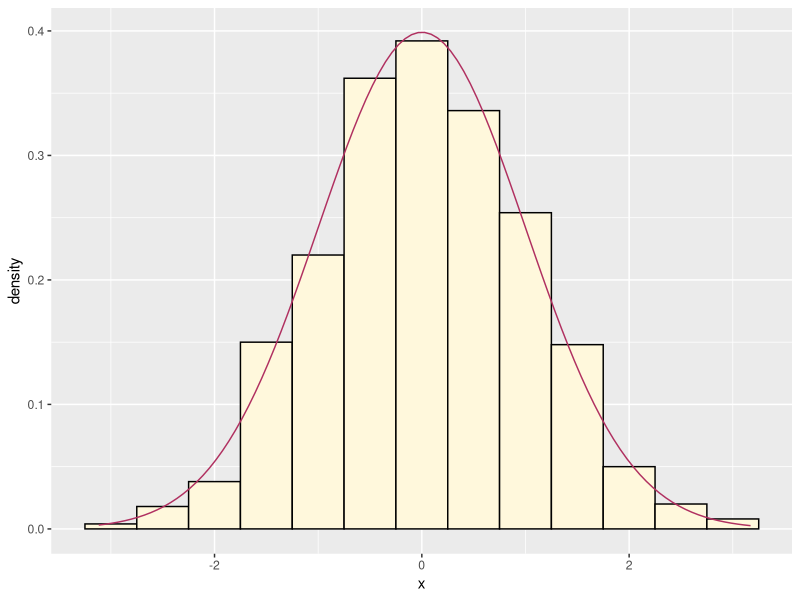
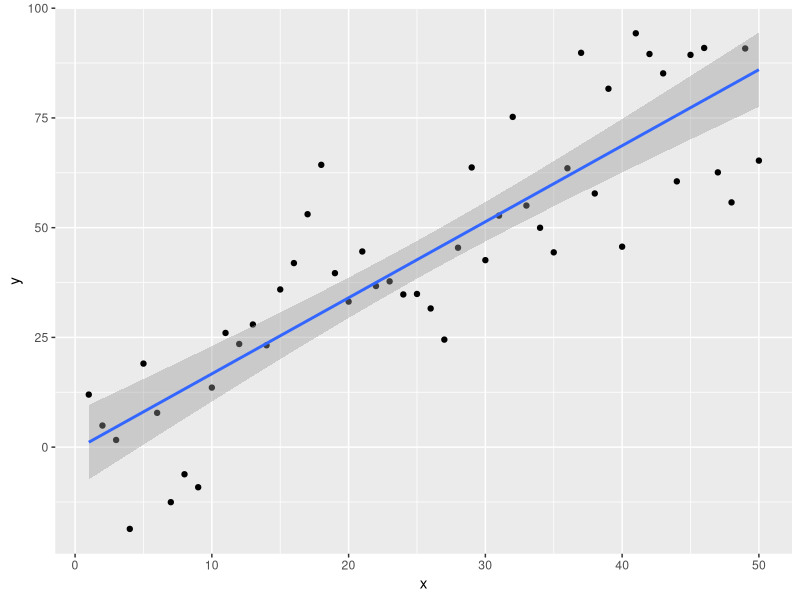
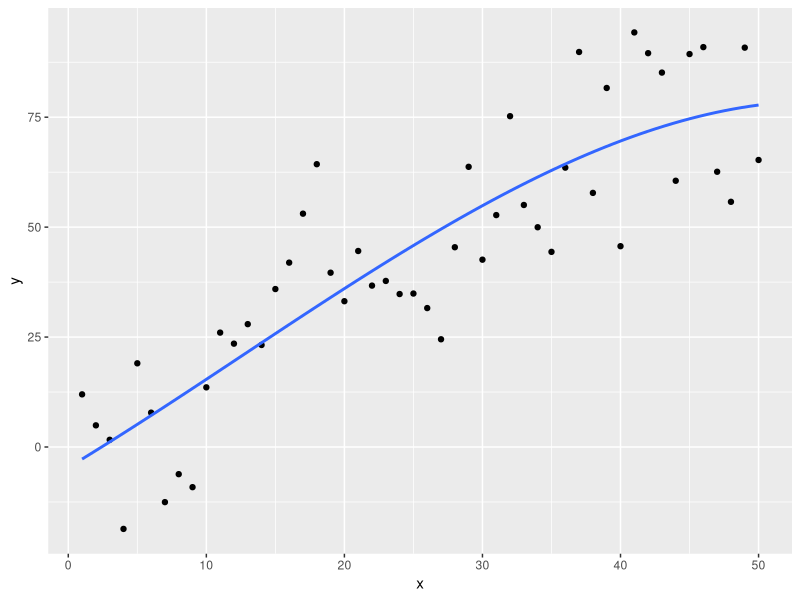

Generate these figures, in order, with R:
## ---- chunk 1
library(rmarkdown)
library(ggplot2)
## ---- chunk 2
2 * pi
## ---- chunk 3
# set.seed(42) # uncomment to always get the same plot
mydata <- data.frame(x = rnorm(1000))
ggplot(mydata, aes(x)) +
    geom_histogram(aes(y = ..density..), binwidth = 0.5,
        fill = "cornsilk", color = "black") +
    stat_function(fun = dnorm, color = "maroon")
## ---- chunk 4
2 + 2
## ---- chunk 5
hide <- 3
## ---- chunk 6
hide
## ---- chunk 7
n <- 50
x <- seq(1, n)
a.true <- 3
b.true <- 1.5
y.true <- a.true + b.true * x
s.true <- 17.3
y <- y.true + s.true * rnorm(n)
out1 <- lm(y ~ x)
summary(out1)
## ---- chunk 8
mydata <- data.frame(x, y)
ggplot(mydata, aes(x = x, y = y)) + geom_point() +
    geom_smooth(method = "lm")
## ---- chunk 9
out3 <- lm(y ~ x + I(x^2) + I(x^3))
summary(out3)
## ---- chunk 10
ggplot(mydata, aes(x = x, y = y)) + geom_point() +
    geom_smooth(method = "lm", se = FALSE, formula = y ~ poly(x, 3))
## ---- chunk 11
out2 <- lm(y ~ x + I(x^2))
anova(out1, out2, out3)
## ---- chunk 12
foo <- anova(out1, out2, out3)
class(foo)
## ---- chunk 13
options(knitr.kable.NA = '')
knitr::kable(foo, caption = "ANOVA Table", digits = c(0, 0, 2, 0, 2, 3, 3))
